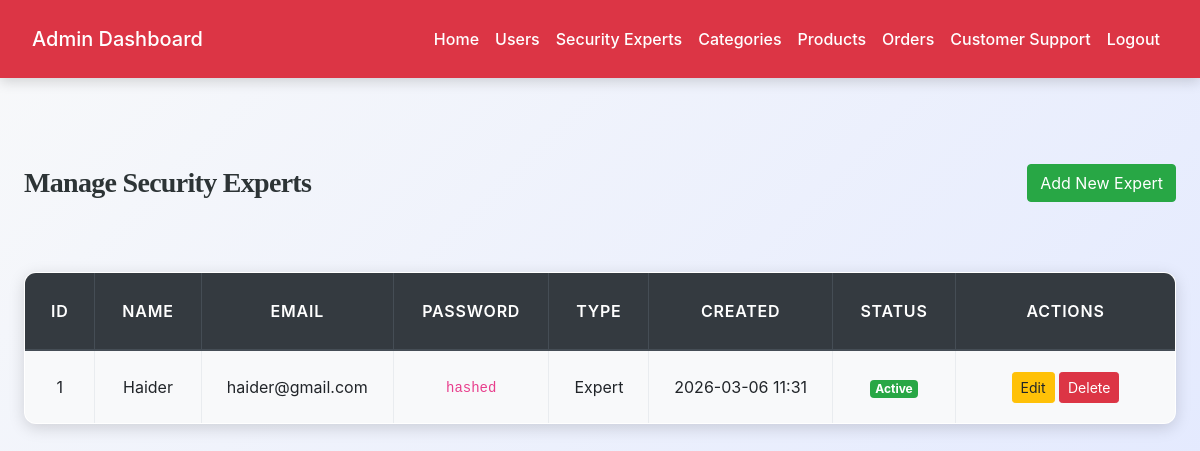
/admin/manage_securityexperts.php (signed in), run on the app's committed database.
### tables this page shows
CREATE TABLE `securityexpert` (
  `id` int(11) NOT NULL,
  `name` varchar(100) NOT NULL,
  `email` varchar(150) NOT NULL,
  `password` varchar(255) NOT NULL,
  `usertype` enum('expert','staff') DEFAULT 'expert',
  `created_at` datetime DEFAULT current_timestamp(),
  `status` enum('active','inactive','suspended') DEFAULT 'active'
);

### admin/manage_securityexperts.php (the view, shortened to what this page needs)
<?php
include('config.php');
$result = mysqli_query($conn, "SELECT * FROM securityexpert ORDER BY id DESC");
?>
<!DOCTYPE html>
<html lang="en">
<head>
    <link rel="stylesheet" href="https://cdn.jsdelivr.net/npm/bootstrap@4.6.2/dist/css/bootstrap.min.css">
    <link rel="stylesheet" href="../css/style.css">
</head>
<body>
<?php include('admin_navbar.php'); ?>
<div class="container mt-5">
    <div class="d-flex justify-content-between align-items-center mb-4">
        <h3>Manage Security Experts</h3>
        <button class="btn btn-success" data-toggle="modal" data-target="#expertModal" onclick="addExpert()">
            Add New Expert
        </button>
    </div>
    <table class="table table-bordered table-striped text-center">
        <thead class="thead-dark">
            <tr>
                <th>ID</th>
                <th>Name</th>
                <th>Email</th>
                <th>Password</th>
                <th>Type</th>
                <th>Created</th>
                <th>Status</th>
                <th width="220">Actions</th>
            </tr>
        </thead>
        <tbody>
            <?php while ($row = mysqli_fetch_assoc($result)): ?>
            <tr>
                <td><?= $row['id'] ?></td>
                <td><?= htmlspecialchars($row['name']) ?></td>
                <td><?= htmlspecialchars($row['email']) ?></td>
                <td><code>hashed</code></td>
                <td><?= htmlspecialchars(ucfirst($row['usertype'])) ?></td>
                <td><?= date('Y-m-d H:i', strtotime($row['created_at'])) ?></td>
                <td>
                    <span class="badge badge-<?= $row['status'] === 'active' ? 'success' : 'danger' ?>">
                        <?= ucfirst($row['status']) ?>
                    </span>
                </td>
                <td>
                    <button class="btn btn-warning btn-sm"
                        onclick="editExpert(
                            '<?= $row['id'] ?>',
                            '<?= htmlspecialchars($row['name'], ENT_QUOTES) ?>',
                            '<?= htmlspecialchars($row['email'], ENT_QUOTES) ?>',
                            '<?= htmlspecialchars($row['usertype']) ?>',
                            '<?= htmlspecialchars($row['status']) ?>'
                        )"
                        data-toggle="modal" data-target="#expertModal">
                        Edit
                    </button>
                    <button class="btn btn-danger btn-sm"
                        onclick="deleteExpert('<?= $row['id'] ?>')"
                        data-toggle="modal" data-target="#deleteModal">
                        Delete
                    </button>
                </td>
            </tr>
            <?php endwhile; ?>
        </tbody>
    </table>
</div>
</body>
</html>

### css/style.css (style rules this page uses)
:root { --primary: #007bff; --secondary: #6c757d; --success: #28a745; --info: #17a2b8; --warning: #ffc107; --danger: #dc3545; --light: #f8f9fa; --dark: #2d3436; --accent: #ff6f61; --highlight: #6f42c1; --shadow: rgba(0, 0, 0, 0.15); --transition: all 0.3s ease-in-out; }
body { font-family: 'Inter', 'Segoe UI', Tahoma, Geneva, Verdana, sans-serif; background: linear-gradient(135deg, var(--light) 0%, #e0e7ff 100%); color: var(--dark); line-height: 1.8; margin: 0; padding: 0; min-height: 100vh; font-size: 16px; }
h1, h2, h3, h4 { text-align: center; margin: 2.5rem 0; font-family: 'Georgia', 'Times New Roman', serif; color: var(--dark); font-weight: 700; letter-spacing: -0.025em; }
h3 { font-size: 1.75rem; }
.container { max-width: 1200px; margin: 0 auto 3rem; padding: 0 1.5rem; }
.table { width: 100%; border-collapse: collapse; margin: 2rem 0; font-size: 1rem; background-color: #ffffff; border-radius: 12px; overflow: hidden; box-shadow: 0 4px 16px var(--shadow); transition: var(--transition); }
.table th, .table td { padding: 1.25rem; border: 1px solid #e9ecef; text-align: center; vertical-align: middle; }
.table thead th { background-color: rgb(0, 0, 0); color: white; font-weight: 600; text-transform: uppercase; letter-spacing: 0.05em; padding: 1.5rem; }
.table tbody tr { transition: var(--transition); }
.table tbody tr:nth-child(odd) { background-color: var(--light); }

### data on the page
securityexpert: id "1", name "Haider", email "haider@gmail.com", usertype "Expert", created_at "2026-03-06 11:31", status "Active"
